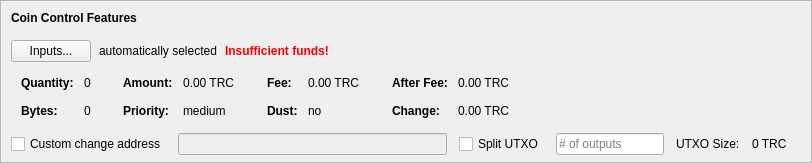
    <widget class="QFrame" name="frameCoinControl">
     <property name="sizePolicy">
      <sizepolicy hsizetype="Expanding" vsizetype="Expanding">
       <horstretch>0</horstretch>
       <verstretch>0</verstretch>
      </sizepolicy>
     </property>
     <property name="maximumSize">
      <size>
       <width>16777215</width>
       <height>16777215</height>
      </size>
     </property>
     <property name="frameShape">
      <enum>QFrame::StyledPanel</enum>
     </property>
     <property name="frameShadow">
      <enum>QFrame::Sunken</enum>
     </property>
     <layout class="QVBoxLayout" name="verticalLayoutCoinControl2">
      <property name="spacing">
       <number>0</number>
      </property>
      <property name="leftMargin">
       <number>0</number>
      </property>
      <property name="topMargin">
       <number>0</number>
      </property>
      <property name="rightMargin">
       <number>0</number>
      </property>
      <property name="bottomMargin">
       <number>6</number>
      </property>
      <item>
       <layout class="QVBoxLayout" name="verticalLayoutCoinControl" stretch="0,0,0,0,1">
        <property name="spacing">
         <number>0</number>
        </property>
        <property name="leftMargin">
         <number>10</number>
        </property>
        <property name="topMargin">
         <number>10</number>
        </property>
        <item>
         <layout class="QHBoxLayout" name="horizontalLayoutCoinControl1">
          <property name="bottomMargin">
           <number>15</number>
          </property>
          <item>
           <widget class="QLabel" name="labelCoinControlFeatures">
            <property name="sizePolicy">
             <sizepolicy hsizetype="Preferred" vsizetype="Maximum">
              <horstretch>0</horstretch>
              <verstretch>0</verstretch>
             </sizepolicy>
            </property>
            <property name="font">
             <font>
              <weight>75</weight>
              <bold>true</bold>
             </font>
            </property>
            <property name="styleSheet">
             <string notr="true">font-weight:bold;</string>
            </property>
            <property name="text">
             <string>Coin Control Features</string>
            </property>
           </widget>
          </item>
         </layout>
        </item>
        <item>
         <layout class="QHBoxLayout" name="horizontalLayoutCoinControl2" stretch="0,0,0,0">
          <property name="spacing">
           <number>8</number>
          </property>
          <property name="bottomMargin">
           <number>10</number>
          </property>
          <item>
           <widget class="QPushButton" name="pushButtonCoinControl">
            <property name="styleSheet">
             <string notr="true"/>
            </property>
            <property name="text">
             <string>Inputs...</string>
            </property>
            <property name="autoDefault">
             <bool>false</bool>
            </property>
           </widget>
          </item>
          <item>
           <widget class="QLabel" name="labelCoinControlAutomaticallySelected">
            <property name="text">
             <string>automatically selected</string>
            </property>
            <property name="margin">
             <number>5</number>
            </property>
           </widget>
          </item>
          <item>
           <widget class="QLabel" name="labelCoinControlInsuffFunds">
            <property name="font">
             <font>
              <weight>75</weight>
              <bold>true</bold>
             </font>
            </property>
            <property name="styleSheet">
             <string notr="true">color:red;font-weight:bold;</string>
            </property>
            <property name="text">
             <string>Insufficient funds!</string>
            </property>
            <property name="margin">
             <number>5</number>
            </property>
           </widget>
          </item>
          <item>
           <spacer name="horizontalSpacerCoinControl">
            <property name="orientation">
             <enum>Qt::Horizontal</enum>
            </property>
            <property name="sizeHint" stdset="0">
             <size>
              <width>40</width>
              <height>1</height>
             </size>
            </property>
           </spacer>
          </item>
         </layout>
        </item>
        <item>
         <widget class="QWidget" name="widgetCoinControl" native="true">
          <property name="sizePolicy">
           <sizepolicy hsizetype="Preferred" vsizetype="Preferred">
            <horstretch>0</horstretch>
            <verstretch>0</verstretch>
           </sizepolicy>
          </property>
          <property name="minimumSize">
           <size>
            <width>0</width>
            <height>0</height>
           </size>
          </property>
          <property name="styleSheet">
           <string notr="true"/>
          </property>
          <layout class="QHBoxLayout" name="horizontalLayoutCoinControl5">
           <property name="leftMargin">
            <number>0</number>
           </property>
           <property name="topMargin">
            <number>0</number>
           </property>
           <property name="rightMargin">
            <number>0</number>
           </property>
           <property name="bottomMargin">
            <number>0</number>
           </property>
           <item>
            <layout class="QHBoxLayout" name="horizontalLayoutCoinControl3" stretch="0,0,0,1">
             <property name="spacing">
              <number>20</number>
             </property>
             <property name="topMargin">
              <number>0</number>
             </property>
             <property name="bottomMargin">
              <number>10</number>
             </property>
             <item>
              <layout class="QFormLayout" name="formLayoutCoinControl1">
               <property name="horizontalSpacing">
                <number>10</number>
               </property>
               <property name="verticalSpacing">
                <number>14</number>
               </property>
               <property name="leftMargin">
                <number>10</number>
               </property>
               <property name="topMargin">
                <number>4</number>
               </property>
               <property name="rightMargin">
                <number>6</number>
               </property>
               <item row="0" column="0">
                <widget class="QLabel" name="labelCoinControlQuantityText">
                 <property name="font">
                  <font>
                   <weight>75</weight>
                   <bold>true</bold>
                  </font>
                 </property>
                 <property name="text">
                  <string>Quantity:</string>
                 </property>
                 <property name="margin">
                  <number>0</number>
                 </property>
                </widget>
               </item>
               <item row="0" column="1">
                <widget class="QLabel" name="labelCoinControlQuantity">
                 <property name="cursor">
                  <cursorShape>IBeamCursor</cursorShape>
                 </property>
                 <property name="contextMenuPolicy">
                  <enum>Qt::ActionsContextMenu</enum>
                 </property>
                 <property name="text">
                  <string notr="true">0</string>
                 </property>
                 <property name="margin">
                  <number>0</number>
                 </property>
                 <property name="textInteractionFlags">
                  <set>Qt::LinksAccessibleByMouse|Qt::TextSelectableByKeyboard|Qt::TextSelectableByMouse</set>
                 </property>
                </widget>
               </item>
               <item row="1" column="0">
                <widget class="QLabel" name="labelCoinControlBytesText">
                 <property name="font">
                  <font>
                   <weight>75</weight>
                   <bold>true</bold>
                  </font>
                 </property>
                 <property name="text">
                  <string>Bytes:</string>
                 </property>
                </widget>
               </item>
               <item row="1" column="1">
                <widget class="QLabel" name="labelCoinControlBytes">
                 <property name="cursor">
                  <cursorShape>IBeamCursor</cursorShape>
                 </property>
                 <property name="contextMenuPolicy">
                  <enum>Qt::ActionsContextMenu</enum>
                 </property>
                 <property name="text">
                  <string notr="true">0</string>
                 </property>
                 <property name="textInteractionFlags">
                  <set>Qt::LinksAccessibleByMouse|Qt::TextSelectableByKeyboard|Qt::TextSelectableByMouse</set>
                 </property>
                </widget>
               </item>
              </layout>
             </item>
             <item>
              <layout class="QFormLayout" name="formLayoutCoinControl2">
               <property name="horizontalSpacing">
                <number>10</number>
               </property>
               <property name="verticalSpacing">
                <number>14</number>
               </property>
               <property name="leftMargin">
                <number>6</number>
               </property>
               <property name="topMargin">
                <number>4</number>
               </property>
               <property name="rightMargin">
                <number>6</number>
               </property>
               <item row="0" column="0">
                <widget class="QLabel" name="labelCoinControlAmountText">
                 <property name="font">
                  <font>
                   <weight>75</weight>
                   <bold>true</bold>
                  </font>
                 </property>
                 <property name="text">
                  <string>Amount:</string>
                 </property>
                 <property name="margin">
                  <number>0</number>
                 </property>
                </widget>
               </item>
               <item row="0" column="1">
                <widget class="QLabel" name="labelCoinControlAmount">
                 <property name="cursor">
                  <cursorShape>IBeamCursor</cursorShape>
                 </property>
                 <property name="contextMenuPolicy">
                  <enum>Qt::ActionsContextMenu</enum>
                 </property>
                 <property name="text">
                  <string notr="true">0.00 TRC</string>
                 </property>
                 <property name="textInteractionFlags">
                  <set>Qt::LinksAccessibleByMouse|Qt::TextSelectableByKeyboard|Qt::TextSelectableByMouse</set>
                 </property>
                </widget>
               </item>
               <item row="1" column="0">
                <widget class="QLabel" name="labelCoinControlPriorityText">
                 <property name="font">
                  <font>
                   <weight>75</weight>
                   <bold>true</bold>
                  </font>
                 </property>
                 <property name="text">
                  <string>Priority:</string>
                 </property>
                </widget>
               </item>
               <item row="1" column="1">
                <widget class="QLabel" name="labelCoinControlPriority">
                 <property name="cursor">
                  <cursorShape>IBeamCursor</cursorShape>
                 </property>
                 <property name="contextMenuPolicy">
                  <enum>Qt::ActionsContextMenu</enum>
                 </property>
                 <property name="text">
                  <string>medium</string>
                 </property>
                 <property name="textInteractionFlags">
                  <set>Qt::LinksAccessibleByMouse|Qt::TextSelectableByKeyboard|Qt::TextSelectableByMouse</set>
                 </property>
                </widget>
               </item>
              </layout>
             </item>
             <item>
              <layout class="QFormLayout" name="formLayoutCoinControl3">
               <property name="horizontalSpacing">
                <number>10</number>
               </property>
               <property name="verticalSpacing">
                <number>14</number>
               </property>
               <property name="leftMargin">
                <number>6</number>
               </property>
               <property name="topMargin">
                <number>4</number>
               </property>
               <property name="rightMargin">
                <number>6</number>
               </property>
               <item row="0" column="0">
                <widget class="QLabel" name="labelCoinControlFeeText">
                 <property name="font">
                  <font>
                   <weight>75</weight>
                   <bold>true</bold>
                  </font>
                 </property>
                 <property name="text">
                  <string>Fee:</string>
                 </property>
                 <property name="margin">
                  <number>0</number>
                 </property>
                </widget>
               </item>
               <item row="0" column="1">
                <widget class="QLabel" name="labelCoinControlFee">
                 <property name="cursor">
                  <cursorShape>IBeamCursor</cursorShape>
                 </property>
                 <property name="contextMenuPolicy">
                  <enum>Qt::ActionsContextMenu</enum>
                 </property>
                 <property name="text">
                  <string notr="true">0.00 TRC</string>
                 </property>
                 <property name="textInteractionFlags">
                  <set>Qt::LinksAccessibleByMouse|Qt::TextSelectableByKeyboard|Qt::TextSelectableByMouse</set>
                 </property>
                </widget>
               </item>
               <item row="1" column="0">
                <widget class="QLabel" name="labelCoinControlLowOutputText">
                 <property name="font">
                  <font>
                   <weight>75</weight>
                   <bold>true</bold>
                  </font>
                 </property>
                 <property name="text">
                  <string>Dust:</string>
                 </property>
                </widget>
               </item>
               <item row="1" column="1">
                <widget class="QLabel" name="labelCoinControlLowOutput">
                 <property name="cursor">
                  <cursorShape>IBeamCursor</cursorShape>
                 </property>
                 <property name="contextMenuPolicy">
                  <enum>Qt::ActionsContextMenu</enum>
                 </property>
                 <property name="text">
                  <string>no</string>
                 </property>
                 <property name="textInteractionFlags">
                  <set>Qt::LinksAccessibleByMouse|Qt::TextSelectableByKeyboard|Qt::TextSelectableByMouse</set>
                 </property>
                </widget>
               </item>
              </layout>
             </item>
             <item>
              <layout class="QFormLayout" name="formLayoutCoinControl4">
               <property name="horizontalSpacing">
                <number>10</number>
               </property>
               <property name="verticalSpacing">
                <number>14</number>
               </property>
               <property name="leftMargin">
                <number>6</number>
               </property>
               <property name="topMargin">
                <number>4</number>
               </property>
               <property name="rightMargin">
                <number>6</number>
               </property>
               <item row="0" column="0">
                <widget class="QLabel" name="labelCoinControlAfterFeeText">
                 <property name="font">
                  <font>
                   <weight>75</weight>
                   <bold>true</bold>
                  </font>
                 </property>
                 <property name="text">
                  <string>After Fee:</string>
                 </property>
                 <property name="margin">
                  <number>0</number>
                 </property>
                </widget>
               </item>
               <item row="0" column="1">
                <widget class="QLabel" name="labelCoinControlAfterFee">
                 <property name="cursor">
                  <cursorShape>IBeamCursor</cursorShape>
                 </property>
                 <property name="contextMenuPolicy">
                  <enum>Qt::ActionsContextMenu</enum>
                 </property>
                 <property name="text">
                  <string notr="true">0.00 TRC</string>
                 </property>
                 <property name="textInteractionFlags">
                  <set>Qt::LinksAccessibleByMouse|Qt::TextSelectableByKeyboard|Qt::TextSelectableByMouse</set>
                 </property>
                </widget>
               </item>
               <item row="1" column="0">
                <widget class="QLabel" name="labelCoinControlChangeText">
                 <property name="font">
                  <font>
                   <weight>75</weight>
                   <bold>true</bold>
                  </font>
                 </property>
                 <property name="text">
                  <string>Change:</string>
                 </property>
                </widget>
               </item>
               <item row="1" column="1">
                <widget class="QLabel" name="labelCoinControlChange">
                 <property name="cursor">
                  <cursorShape>IBeamCursor</cursorShape>
                 </property>
                 <property name="contextMenuPolicy">
                  <enum>Qt::ActionsContextMenu</enum>
                 </property>
                 <property name="text">
                  <string notr="true">0.00 TRC</string>
                 </property>
                 <property name="textInteractionFlags">
                  <set>Qt::LinksAccessibleByMouse|Qt::TextSelectableByKeyboard|Qt::TextSelectableByMouse</set>
                 </property>
                </widget>
               </item>
              </layout>
             </item>
            </layout>
           </item>
          </layout>
         </widget>
        </item>
        <item>
         <layout class="QHBoxLayout" name="horizontalLayoutCoinControl4" stretch="0,0,0,0,0,0,0">
          <property name="spacing">
           <number>12</number>
          </property>
          <property name="sizeConstraint">
           <enum>QLayout::SetDefaultConstraint</enum>
          </property>
          <property name="topMargin">
           <number>5</number>
          </property>
          <property name="rightMargin">
           <number>5</number>
          </property>
          <item>
           <widget class="QCheckBox" name="checkBoxCoinControlChange">
            <property name="toolTip">
             <string>If this is activated, but the change address is empty or invalid, change will be sent to a newly generated address.</string>
            </property>
            <property name="text">
             <string>Custom change address</string>
            </property>
           </widget>
          </item>
          <item>
           <widget class="QValidatedLineEdit" name="lineEditCoinControlChange">
            <property name="enabled">
             <bool>false</bool>
            </property>
            <property name="sizePolicy">
             <sizepolicy hsizetype="Expanding" vsizetype="Fixed">
              <horstretch>0</horstretch>
              <verstretch>0</verstretch>
             </sizepolicy>
            </property>
           </widget>
          </item>
          <item>
           <widget class="QCheckBox" name="splitBlockCheckBox">
            <property name="text">
             <string>Split UTXO</string>
            </property>
           </widget>
          </item>
          <item>
           <widget class="QLineEdit" name="splitBlockLineEdit">
            <property name="sizePolicy">
             <sizepolicy hsizetype="Fixed" vsizetype="Fixed">
              <horstretch>50</horstretch>
              <verstretch>0</verstretch>
             </sizepolicy>
            </property>
            <property name="placeholderText">
             <string># of outputs</string>
            </property>
           </widget>
          </item>
          <item>
           <widget class="QLabel" name="labelBlockSizeText">
            <property name="text">
             <string>UTXO Size:</string>
            </property>
           </widget>
          </item>
          <item>
           <widget class="QLabel" name="labelBlockSize">
            <property name="text">
             <string>0 TRC</string>
            </property>
           </widget>
          </item>
          <item>
           <widget class="QLabel" name="labelCoinControlChangeLabel">
            <property name="sizePolicy">
             <sizepolicy hsizetype="Preferred" vsizetype="Expanding">
              <horstretch>0</horstretch>
              <verstretch>0</verstretch>
             </sizepolicy>
            </property>
            <property name="minimumSize">
             <size>
              <width>0</width>
              <height>0</height>
             </size>
            </property>
            <property name="text">
             <string/>
            </property>
            <property name="margin">
             <number>3</number>
            </property>
           </widget>
          </item>
         </layout>
        </item>
        <item>
         <spacer name="verticalSpacerCoinControl">
          <property name="orientation">
           <enum>Qt::Vertical</enum>
          </property>
          <property name="sizeHint" stdset="0">
           <size>
            <width>800</width>
            <height>1</height>
           </size>
          </property>
         </spacer>
        </item>
       </layout>
      </item>
     </layout>
    </widget>
